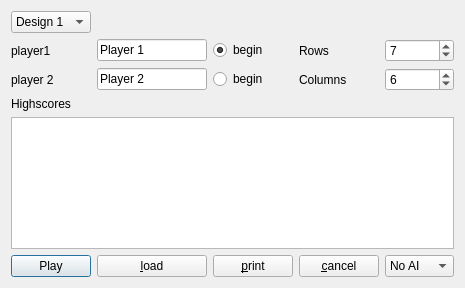
<?xml version="1.0" encoding="UTF-8"?>
<ui version="4.0">
 <class>Dialog</class>
 <widget class="QDialog" name="Dialog">
  <property name="geometry">
   <rect>
    <x>0</x>
    <y>0</y>
    <width>465</width>
    <height>288</height>
   </rect>
  </property>
  <property name="windowTitle">
   <string>Dialog</string>
  </property>
  <layout class="QGridLayout" name="gridLayout_2">
   <item row="0" column="0">
    <layout class="QGridLayout" name="gridLayout">
     <item row="7" column="4">
      <widget class="QComboBox" name="cbxDifficulty">
       <item>
        <property name="text">
         <string>No AI</string>
        </property>
       </item>
       <item>
        <property name="text">
         <string>Easy</string>
        </property>
       </item>
       <item>
        <property name="text">
         <string>Normal</string>
        </property>
       </item>
       <item>
        <property name="text">
         <string>Hard</string>
        </property>
       </item>
      </widget>
     </item>
     <item row="0" column="0">
      <widget class="QComboBox" name="cbxDesign">
       <item>
        <property name="text">
         <string>Design 1</string>
        </property>
       </item>
       <item>
        <property name="text">
         <string>Design 2</string>
        </property>
       </item>
       <item>
        <property name="text">
         <string>Design 3</string>
        </property>
       </item>
      </widget>
     </item>
     <item row="1" column="0">
      <widget class="QLabel" name="label">
       <property name="text">
        <string>player1</string>
       </property>
      </widget>
     </item>
     <item row="1" column="3">
      <widget class="QLabel" name="label_3">
       <property name="text">
        <string>Rows</string>
       </property>
      </widget>
     </item>
     <item row="1" column="4">
      <widget class="QSpinBox" name="sboxRows">
       <property name="minimum">
        <number>5</number>
       </property>
       <property name="maximum">
        <number>9</number>
       </property>
       <property name="value">
        <number>7</number>
       </property>
      </widget>
     </item>
     <item row="3" column="0">
      <widget class="QLabel" name="label_2">
       <property name="text">
        <string>player 2</string>
       </property>
      </widget>
     </item>
     <item row="3" column="3">
      <widget class="QLabel" name="label_4">
       <property name="text">
        <string>Columns</string>
       </property>
      </widget>
     </item>
     <item row="3" column="4">
      <widget class="QSpinBox" name="sboxColumns">
       <property name="minimum">
        <number>5</number>
       </property>
       <property name="maximum">
        <number>9</number>
       </property>
       <property name="value">
        <number>6</number>
       </property>
      </widget>
     </item>
     <item row="5" column="0" colspan="5">
      <widget class="QTableView" name="tableView"/>
     </item>
     <item row="4" column="0">
      <widget class="QLabel" name="label_5">
       <property name="text">
        <string>Highscores</string>
       </property>
      </widget>
     </item>
     <item row="7" column="0">
      <widget class="QPushButton" name="btnPlay">
       <property name="text">
        <string>Play</string>
       </property>
      </widget>
     </item>
     <item row="7" column="1">
      <widget class="QPushButton" name="btnLoad">
       <property name="text">
        <string>&amp;load</string>
       </property>
      </widget>
     </item>
     <item row="7" column="3">
      <widget class="QPushButton" name="btnCancel">
       <property name="text">
        <string>&amp;cancel</string>
       </property>
      </widget>
     </item>
     <item row="7" column="2">
      <widget class="QPushButton" name="btnPrint">
       <property name="text">
        <string>&amp;print</string>
       </property>
      </widget>
     </item>
     <item row="1" column="1">
      <widget class="QLineEdit" name="lePlayer1">
       <property name="text">
        <string>Player 1</string>
       </property>
      </widget>
     </item>
     <item row="1" column="2">
      <widget class="QRadioButton" name="radPlayer1">
       <property name="text">
        <string>begin</string>
       </property>
       <property name="checked">
        <bool>true</bool>
       </property>
      </widget>
     </item>
     <item row="3" column="1">
      <widget class="QLineEdit" name="lePlayer2">
       <property name="text">
        <string>Player 2</string>
       </property>
      </widget>
     </item>
     <item row="3" column="2">
      <widget class="QRadioButton" name="radPlayer2">
       <property name="text">
        <string>begin</string>
       </property>
      </widget>
     </item>
    </layout>
   </item>
  </layout>
 </widget>
 <resources/>
 <connections>
  <connection>
   <sender>btnCancel</sender>
   <signal>clicked()</signal>
   <receiver>Dialog</receiver>
   <slot>reject()</slot>
   <hints>
    <hint type="sourcelabel">
     <x>127</x>
     <y>186</y>
    </hint>
    <hint type="destinationlabel">
     <x>190</x>
     <y>222</y>
    </hint>
   </hints>
  </connection>
  <connection>
   <sender>tableView</sender>
   <signal>doubleClicked(QModelIndex)</signal>
   <receiver>btnLoad</receiver>
   <slot>click()</slot>
   <hints>
    <hint type="sourcelabel">
     <x>172</x>
     <y>155</y>
    </hint>
    <hint type="destinationlabel">
     <x>151</x>
     <y>266</y>
    </hint>
   </hints>
  </connection>
 </connections>
</ui>
